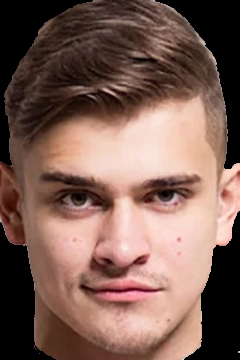
#> input picture task 1/subtasks 1 and 3/templates/1_1.png, 240 x 360 px; its folder holds 8 pictures in this run; the run also reads 1 picture not shown here
$ jupyter execute --allow-errors 'subtasks 1 and 3.ipynb'
#> lines starting #> are read from the running program, lines starting #| are printed output that depends on the picture
Задание:

1. Реализовать детектор лиц на основе метода Template Matching.
2. Рассмотреть варианты детектора с различными шаблонами (целое лицо или его
фрагменты).
3. Исследовать качество детектирования лиц в различных условиях (освещение, его
неравномерность, повороты/наклон лица, сокрытие различных частей лица
(**использование маски и деиндентификация**), расстояние от камеры и т.д.).
4. Сделать заключение и оценить работу собственного детектора.

[cell 1]
import cv2 as cv
import numpy as np
from matplotlib import pyplot as plt
import os
import time
from tqdm.notebook import trange

Перебор всевозможных размеров шаблона; размер лица на входном изображении может быть любым.\
В качестве шаблона используется ТОЛЬКО целое лицо!

[cell 2]
# [27 lines left out: function face_recogn1, not called in this run]

[cell 3]
# [14 lines left out: function display_line1, not called in this run]

[cell 4]
templates_folder_name = 'templates'
images_folder_name = 'images'
methods = ['cv.TM_CCOEFF', 'cv.TM_CCOEFF_NORMED', 'cv.TM_CCORR',
            'cv.TM_CCORR_NORMED', 'cv.TM_SQDIFF', 'cv.TM_SQDIFF_NORMED']
template_names = ['1_1.png', '2_1.png', '3_1.png', '4_1.png']

templates = []
for template_name in template_names:
    templates.append(cv.imread(f'{templates_folder_name}/{template_name}',0))

max_available_width = 1024
#> max_available_width = 1024

#> (the rest of this cell did not finish here and is left out)

Фиксированный размер шаблона. Фотографии вручную предобработаны, чтобы размер шаблона *примерно* соответствовал размеру лица на фотографии.\
Шаблоны частей лица не используются.

[cell 5]
# [12 lines left out: function face_recogn2, not called in this run]

[cell 6]
templates_folder_name = 'templates'
images_folder_name = 'images'
methods = ['cv.TM_CCOEFF', 'cv.TM_CCOEFF_NORMED', 'cv.TM_CCORR',
            'cv.TM_CCORR_NORMED', 'cv.TM_SQDIFF', 'cv.TM_SQDIFF_NORMED']
template_names = ['1_1.png', '2_1.png', '3_1.png', '4_1.png']

templates = []
for template_name in template_names:
    templates.append(cv.imread(f'{templates_folder_name}/{template_name}',0))

#> (the rest of this cell did not finish here and is left out)

Фиксированный размер шаблона. Фотографии вручную предобработаны, чтобы размер шаблона примерно соответствовал размеру лица на фотографии.\
Для корректировки результата используются шаблоны частей лица.

[cell 7]
# [37 lines left out: function face_recogn3, not called in this run]

[cell 8]
templates_folder_name = 'templates'
#> templates_folder_name = 'templates'
images_folder_name = 'images'
method = "cv.TM_SQDIFF_NORMED"
face_template_name = '3_1.png'
template_names = ['3_2.png', '3_3.jpg', '3_4.jpg', '3_5.jpg', '3_6.jpg', '3_7.jpg', '3_8.jpg']

face_template = cv.imread(f'{templates_folder_name}/{face_template_name}',0)
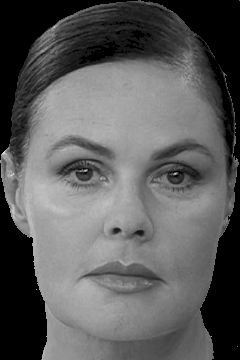
#> face_template: shape (360, 240); min 0, max 238, mean 92.3
templates = []
for template_name in template_names:
    templates.append(cv.imread(f'{templates_folder_name}/{template_name}',0))

locations = []
#> locations = []
#> (the rest of this cell did not finish here and is left out)
